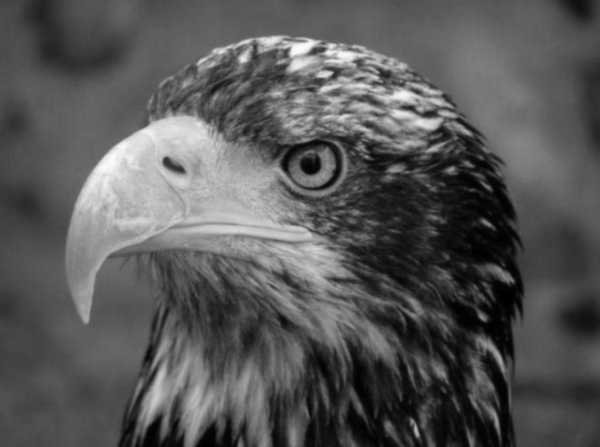
%> input picture Signal_Processing/Lab 8/eagle.jpg, 600 x 447 px
$ octave Part_4c.m   (GNU Octave 9; MATLAB toolbox functions it lacks are replaced by stand-ins)
%> lines starting %> are read from the running program, lines starting %| are printed output that depends on the picture
close all
clear
clc

filename = 'eagle.jpg';

f = imread(filename);
%> f is the input picture: size 447x600 uint8; min 0, max 252, mean 87.3
subplot(2,2,1), imshow(f)
title('Original Image');

[M,N] = size(f);
%> M = 447; N = 600
F = fft2(im2double(f));
sig = 20;
u = 0:(M-1);
%> u = 447 values from 0 to 446
v = 0:(N-1);
%> v = 600 values from 0 to 599
idx = find(u>M/2);
%> idx = 223 values from 225 to 447
u(idx) = u(idx) - M;
idy = find(v>N/2);
%> idy = 299 values from 302 to 600
v(idy) = v(idy) - N;
[U,V] = meshgrid(v,u);
D0 = sig;
D = sqrt(U.^2+V.^2);
H = 1 - exp(-D.^2/(2*D0.^2));
G = F.*H;
g = real(ifft2(G));
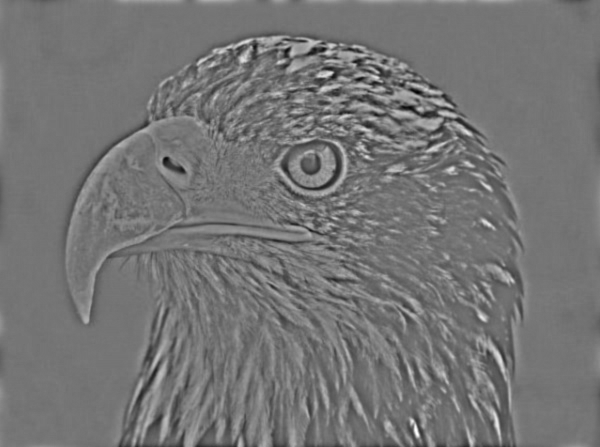
%> g: size 447x600 double; min -0.332, max 0.391, mean 2.12e-19; drawn with min black and max white

subplot(2,2,2), imshow(g, [])
title('Highpass Filtered Image');

g2=double(g);
g3=g2.^0.5;
subplot(2,2,4), imshow(g3, [])
%> after `imshow(g3, [])`:
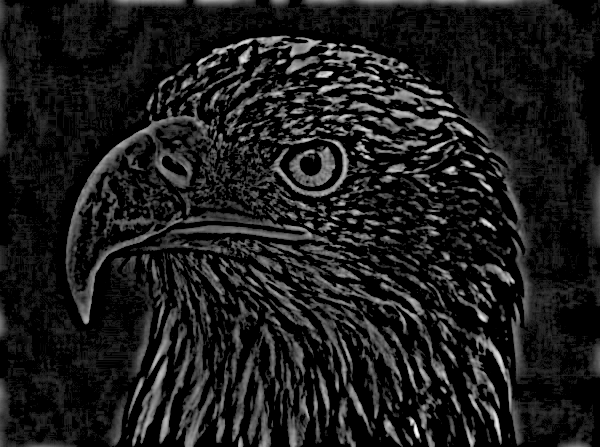
%> displayed picture: size 447x600, on the screen's scale of 0 to 255; min 0, max 255, mean 28.5
title('Highpass Filtered Varianced Image');

g4 = double(f) - g3;
subplot(2,2,3), imshow(g4, [])
title('Enhanced Image');

diff = abs(g4-double(f));
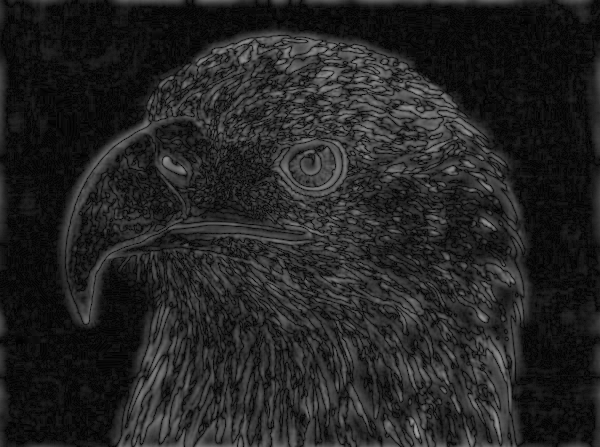
%> diff: size 447x600 double; min 0.000169, max 0.625, mean 0.142
figure, imshow(diff);

$ run again, with Signal_Processing/Lab 8/bird.jpg copied over Signal_Processing/Lab 8/eagle.jpg
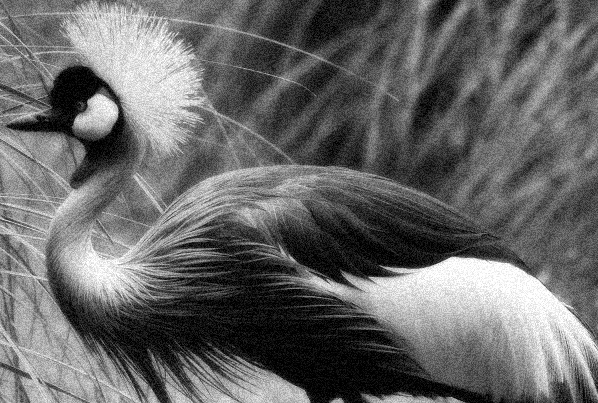
%> input picture Signal_Processing/Lab 8/bird.jpg, 598 x 403 px
%> f is the input picture: size 403x598 uint8; min 0, max 255, mean 103.6
%> `imshow(g3, [])`:
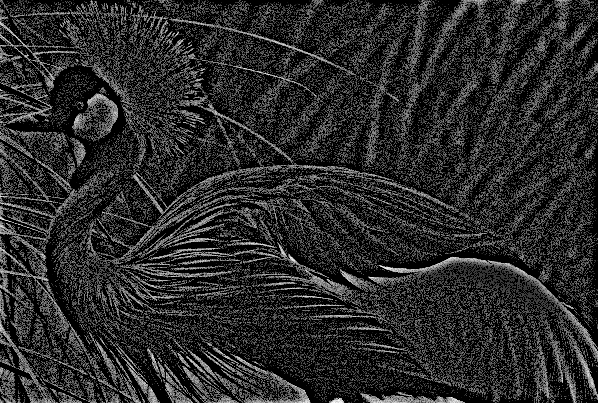
%> displayed picture: size 403x598, on the screen's scale of 0 to 255; min 0, max 255, mean 42.9
%> `diff = abs(g4-double(f));`:
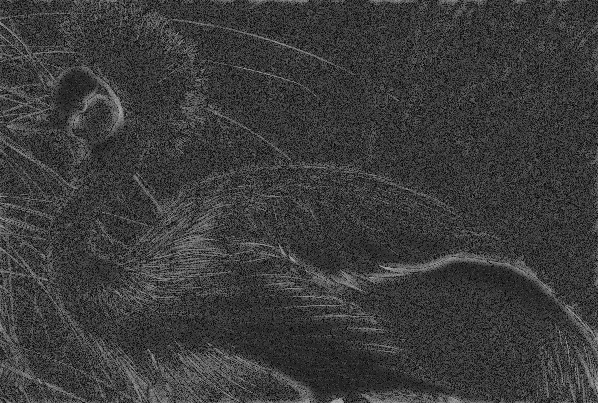
%> diff: size 403x598 double; min 0.0011, max 0.689, mean 0.234

$ run again, with Signal_Processing/Lab 8/cheetah.jpg copied over Signal_Processing/Lab 8/eagle.jpg
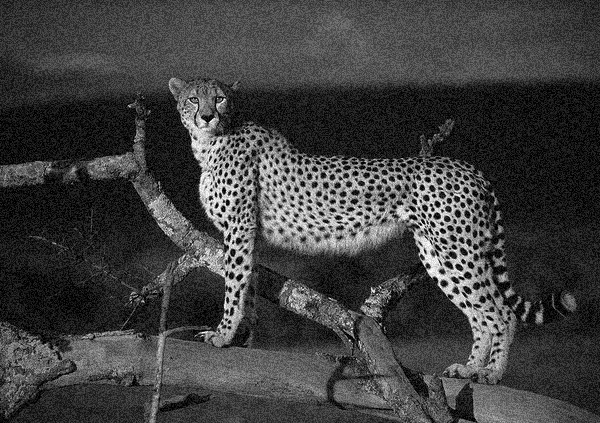
%> input picture Signal_Processing/Lab 8/cheetah.jpg, 600 x 423 px
%> f is the input picture: size 423x600 uint8; min 0, max 255, mean 63.4
%> `imshow(g3, [])`:
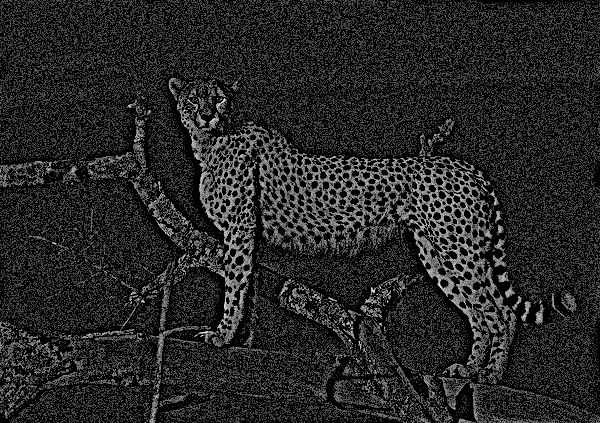
%> displayed picture: size 423x600, on the screen's scale of 0 to 255; min 0, max 255, mean 37.5
%> `diff = abs(g4-double(f));`:
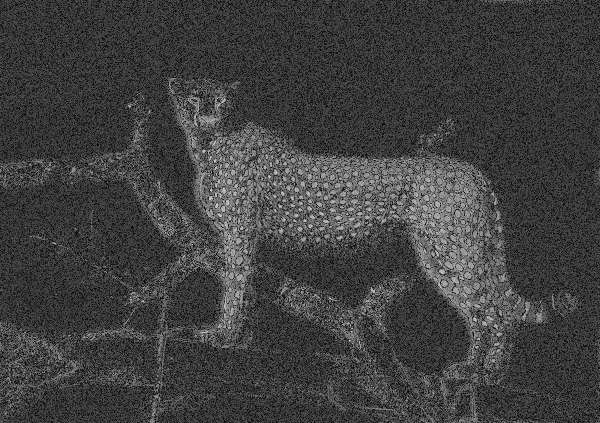
%> diff: size 423x600 double; min 0.000137, max 0.866, mean 0.254
